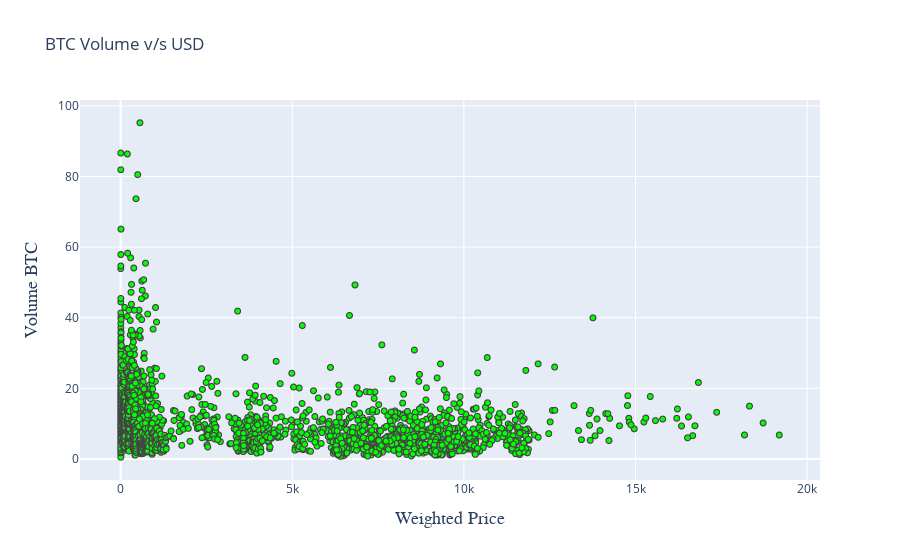

Here is the notebook cell this chart was saved with:
### Code cell
#BTC Volume vs USD visualization
trace = go.Scattergl(
    y = bitstamp_daily['Volume_(BTC)'].astype(float),
    x = bitstamp_daily['Weighted_Price'].astype(float),
    mode = 'markers',
    marker = dict(
        line = dict(width = 1),
        color='#00FF00'
    )
)
layout = go.Layout(
    title='BTC Volume v/s USD',
    xaxis=dict(
        title='Weighted Price',
        titlefont=dict(
            family='Times New Roman, monospace',
            size=18
        )
    ),
    yaxis=dict(
        title='Volume BTC',
        titlefont=dict(
            family='Times New Roman, monospace',
            size=18
    )))
data = [trace]
fig = go.Figure(data=data, layout=layout)
iplot(fig, filename='compare_webgl')

### Figure 1 — Plotly figure (JSON) as saved in the notebook; plotly's stock layout.template omitted (floating-point values rounded to 4 significant figures; data arrays with more than 128 entries replaced by an {"elided": "..."} marker saying what was removed)
{"data": [{"marker": {"color": "#00FF00", "line": {"width": 1}}, "mode": "markers", "type": "scattergl", "x": {"elided": "3181 float values"}, "y": {"elided": "3181 float values"}}], "layout": {"title": {"text": "BTC Volume v/s USD"}, "xaxis": {"title": {"font": {"family": "Times New Roman, monospace", "size": 18}, "text": "Weighted Price"}}, "yaxis": {"title": {"font": {"family": "Times New Roman, monospace", "size": 18}, "text": "Volume BTC"}}}}
